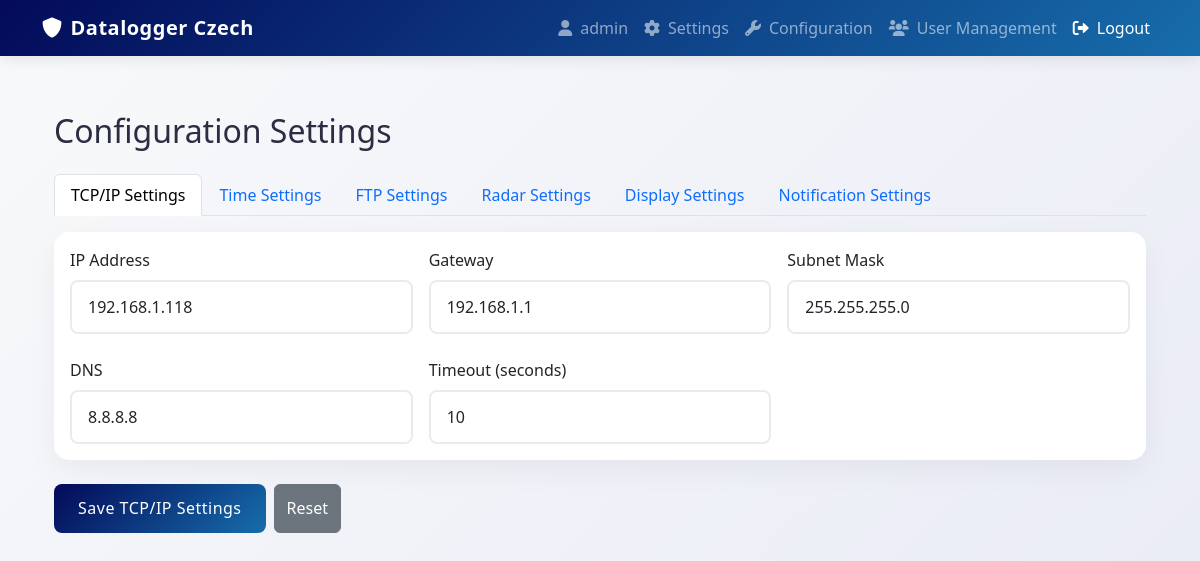
The app's page /config/ (signed in), older data.
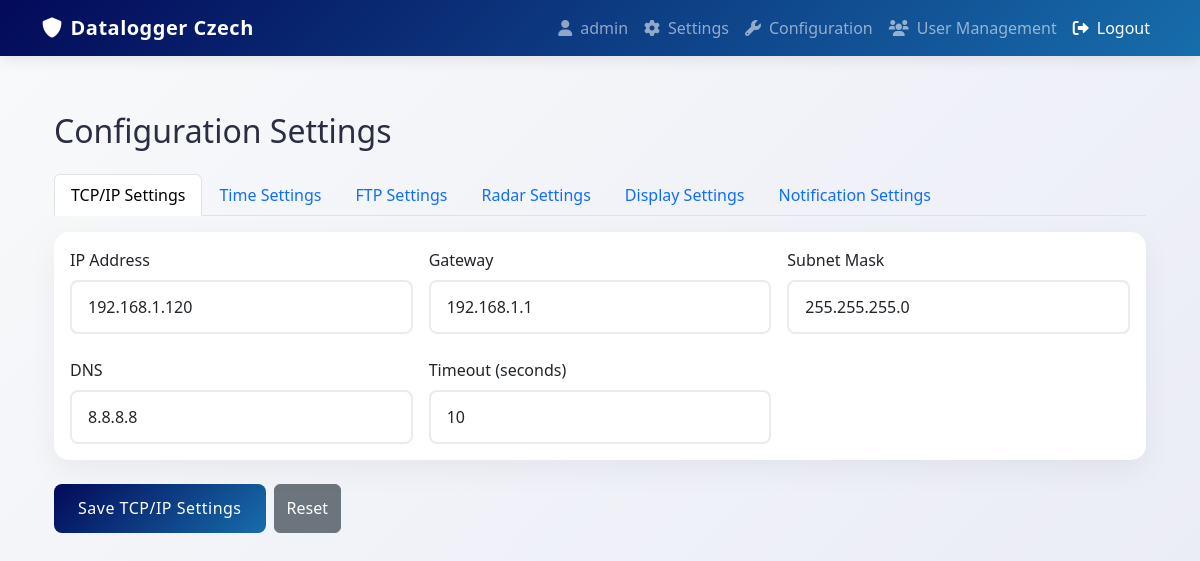
The same page, newer data.
### app/models.py (models this page shows, shortened)
class SystemSettings(models.Model):
    system_name = models.CharField(max_length=100, default="Secure Login")
    login_title = models.CharField(max_length=100, default="Welcome Back")
    primary_color = models.CharField(max_length=7, default="#1a237e")
    secondary_color = models.CharField(max_length=7, default="#283593")
    accent_color = models.CharField(max_length=7, default="#3949ab")
    text_color = models.CharField(max_length=7, default="#2b2d42")
    background_color = models.CharField(max_length=7, default="#f8f9fa")
    created_at = models.DateTimeField(auto_now_add=True)
    updated_at = models.DateTimeField(auto_now=True)
    class Meta:
        verbose_name = "System Settings"
        verbose_name_plural = "System Settings"
    @classmethod
    def get_settings(cls):
        settings = cls.objects.first()
        if not settings:
            settings = cls.objects.create()
        return settings

class TCPIPConfig(models.Model):
    ip_address = models.GenericIPAddressField(default='192.168.1.100')
    gateway = models.GenericIPAddressField(default='192.168.1.1')
    subnet_mask = models.GenericIPAddressField(default='255.255.255.0')
    dns = models.GenericIPAddressField(default='8.8.8.8')
    timeout = models.IntegerField(default=5)
    created_at = models.DateTimeField(auto_now_add=True)
    updated_at = models.DateTimeField(auto_now=True)
    class Meta:
        verbose_name = 'TCP/IP Configuration'
        verbose_name_plural = 'TCP/IP Configurations'

### app/views.py (the view, shortened to what this page needs)
# urls.py: path('config/', views.config, name='config'),
@login_required
@permission_required('app.view_radarconfig', raise_exception=True)
def config(request):
    notification_settings, created = NotificationSettings.objects.get_or_create(
        pk=1,
        defaults={
            'primary_email': '',
            'frequency': 'daily',
            'smtp_server': 'smtp.gmail.com',
            'smtp_port': 587,
            'use_tls': True
        }
    )
    tcp_form = TCPIPForm(instance=TCPIPConfig.objects.first())
    time_form = TimeForm(instance=TimeConfig.objects.first())
    ftp_form = FTPForm(instance=FTPConfig.objects.first())
    radar_form = RadarForm()
    notification_form = NotificationForm(instance=notification_settings)
    context = {
        'tcp_form': tcp_form,
        'time_form': time_form,
        'ftp_form': ftp_form,
        'radar_form': radar_form,
        'notification_form': notification_form,
        'radar_configs': RadarConfig.objects.all().order_by('-created_at'),
    }
    return render(request, 'app/config.html', context)

### app/forms.py
class TCPIPForm(forms.ModelForm):
    class Meta:
        model = TCPIPConfig
        fields = ['ip_address', 'gateway', 'subnet_mask', 'dns', 'timeout']
        widgets = {
            'ip_address': forms.TextInput(attrs={'class': 'form-control'}),
            'gateway': forms.TextInput(attrs={'class': 'form-control'}),
            'subnet_mask': forms.TextInput(attrs={'class': 'form-control'}),
            'dns': forms.TextInput(attrs={'class': 'form-control'}),
            'timeout': forms.NumberInput(attrs={'class': 'form-control'})
        }

class TimeForm(forms.ModelForm):
    class Meta:
        model = TimeConfig
        fields = ['timezone', 'date_format', 'time_format']
        widgets = {
            'timezone': forms.Select(attrs={'class': 'form-select'}),
            'date_format': forms.Select(attrs={'class': 'form-select'}),
            'time_format': forms.Select(attrs={'class': 'form-select'})
        }

### app/context_processors.py (called while the page is built)
def system_settings(request):
    settings = SystemSettings.get_settings()
    return {
        'settings': settings
    }

### app/templates/app/config.html (shortened to what this page needs)
{% extends 'base.html' %}
{% load static %}
{% block content %}
<div class="container mt-4">
    <h2 class="mb-4">Configuration Settings</h2>
    <ul class="nav nav-tabs" id="configTabs" role="tablist">
        <li class="nav-item" role="presentation">
            <button class="nav-link" id="tcp-tab" data-bs-toggle="tab" data-bs-target="#tcp" type="button" role="tab" aria-controls="tcp" aria-selected="false">TCP/IP Settings</button>
        </li>
        <li class="nav-item" role="presentation">
            <button class="nav-link" id="time-tab" data-bs-toggle="tab" data-bs-target="#time" type="button" role="tab" aria-controls="time" aria-selected="false">Time Settings</button>
        </li>
        <li class="nav-item" role="presentation">
            <button class="nav-link" id="ftp-tab" data-bs-toggle="tab" data-bs-target="#ftp" type="button" role="tab" aria-controls="ftp" aria-selected="false">FTP Settings</button>
        </li>
        <li class="nav-item" role="presentation">
            <button class="nav-link" id="radar-tab" data-bs-toggle="tab" data-bs-target="#radar" type="button" role="tab" aria-controls="radar" aria-selected="false">Radar Settings</button>
        </li>
        <li class="nav-item" role="presentation">
            <button class="nav-link" id="display-tab" data-bs-toggle="tab" data-bs-target="#display" type="button" role="tab" aria-controls="display" aria-selected="false">Display Settings</button>
        </li>
        <li class="nav-item" role="presentation">
            <button class="nav-link" id="notification-tab" data-bs-toggle="tab" data-bs-target="#notification" type="button" role="tab" aria-controls="notification" aria-selected="false">Notification Settings</button>
        </li>
    </ul>
    <div class="tab-content mt-3" id="configTabsContent">
        <div class="tab-pane fade" id="tcp" role="tabpanel" aria-labelledby="tcp-tab">
            <form method="post" class="needs-validation" novalidate>
                <div class="card">
                    <div class="card-body">
                        <div class="row g-3">
                            <div class="col-md-4">
                                <label for="tcp-ip_address" class="form-label">IP Address</label>
                                {{ tcp_form.ip_address }}
                            </div>
                            <div class="col-md-4">
                                <label for="tcp-gateway" class="form-label">Gateway</label>
                                {{ tcp_form.gateway }}
                            </div>
                            <div class="col-md-4">
                                <label for="tcp-subnet_mask" class="form-label">Subnet Mask</label>
                                {{ tcp_form.subnet_mask }}
                            </div>
                        </div>
                        <div class="row g-3 mt-2">
                            <div class="col-md-4">
                                <label for="tcp-dns" class="form-label">DNS</label>
                                {{ tcp_form.dns }}
                            </div>
                            <div class="col-md-4">
                                <label for="tcp-timeout" class="form-label">Timeout (seconds)</label>
                                {{ tcp_form.timeout }}
                            </div>
                        </div>
                    </div>
                </div>
                <div class="mt-4 d-flex gap-2">
                    <button type="submit" class="btn btn-primary">Save TCP/IP Settings</button>
                    <button type="reset" class="btn btn-secondary">Reset</button>
                </div>
            </form>
        </div>
    </div>
</div>
{% endblock %}

### app/templates/base.html (shortened to what this page needs)
{% load static %}
<!DOCTYPE html>
<html lang="en">
<head>
    <link href="https://cdn.jsdelivr.net/npm/bootstrap@5.3.0/dist/css/bootstrap.min.css" rel="stylesheet">
    <link rel="stylesheet" href="https://cdnjs.cloudflare.com/ajax/libs/font-awesome/6.0.0/css/all.min.css">
</head>
<body>
    {% if not request.resolver_match.url_name == 'login' %}
    <nav class="navbar navbar-expand-lg navbar-dark">
        <div class="container">
            <a class="navbar-brand" href="{% url 'home' %}">
                <i class="fas fa-shield-alt me-2"></i>{{ settings.system_name }}
            </a>
            <div class="collapse navbar-collapse" id="navbarNav">
                <ul class="navbar-nav ms-auto">
                    {% if user.is_authenticated %}
                        <li class="nav-item">
                            <span class="nav-link">
                                <i class="fas fa-user me-2"></i>{{ user.username }}
                            </span>
                        </li>
                        <li class="nav-item">
                            <a class="nav-link" href="{% url 'settings' %}">
                                <i class="fas fa-cog me-2"></i>Settings
                            </a>
                        </li>
                        <li class="nav-item">
                            <a class="nav-link" href="{% url 'config' %}">
                                <i class="fas fa-wrench me-2"></i>Configuration
                            </a>
                        </li>
                        <li class="nav-item">
                            <a class="nav-link" href="{% url 'user_list' %}">
                                <i class="fas fa-users me-2"></i>User Management
                            </a>
                        </li>
                        <li class="nav-item">
                            <form method="post" action="{% url 'logout' %}" style="margin: 0;">
                                <button type="submit" class="btn btn-link nav-link" style="text-decoration: none;">
                                    <i class="fas fa-sign-out-alt me-2"></i>Logout
                                </button>
                            </form>
                        </li>
                    {% else %}
                        <li class="nav-item">
                            <a class="nav-link" href="{% url 'login' %}">
                                <i class="fas fa-sign-in-alt me-2"></i>Login
                            </a>
                        </li>
                    {% endif %}
                </ul>
            </div>
        </div>
    </nav>
    {% endif %}
    <div class="content-wrapper">
        <div class="container">
            {% block content %}
            {% endblock %}
        </div>
    </div>
</body>
</html>

Row changes from the older to the newer data that the page shows:
changed TCPIPConfig: ip_address "192.168.1.118" → "192.168.1.120"
